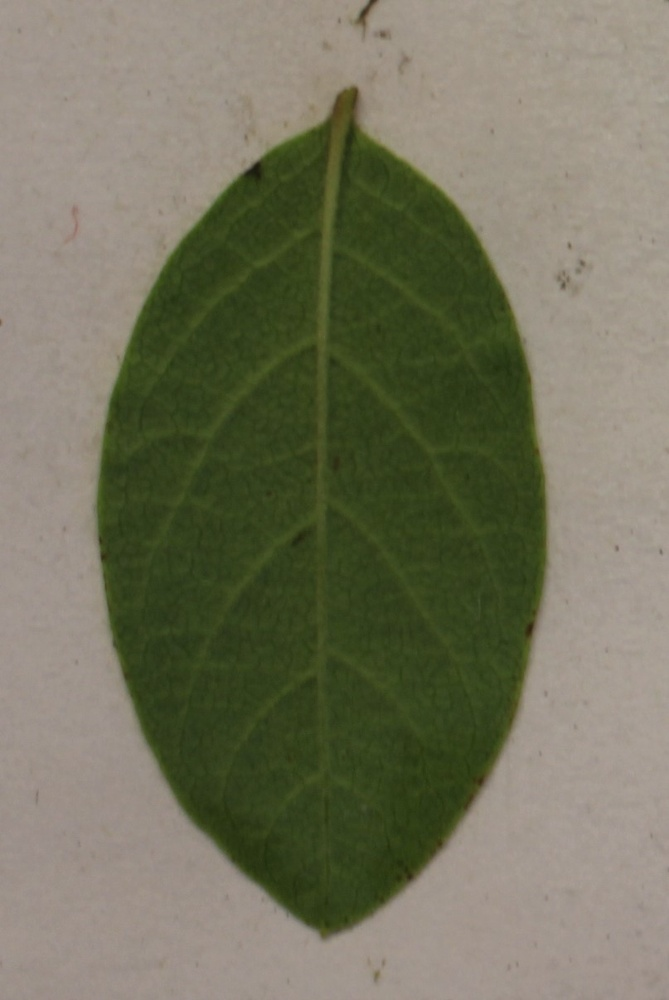
#> input picture in/IMG_0364.JPG, 669 x 1000 px, shrunk from 807 x 1207 before the run; its folder holds only this picture in this run
$ python threshold.py
#> lines starting #> are read from the running program, lines starting #| are printed output that depends on the picture; after the words box and inside, x2 and y2 are one past the last pixel; in counts of white or black regions, pixels touching at a corner belong together
import cv2
import numpy as np
import os
from matplotlib import pyplot as plt

# Function to process each image
def process_image(image_path, output_folder):
#> called with image_path = 'in/IMG_0364.JPG', output_folder = 'out'
    image = cv2.imread(image_path)
#> image is the input picture: shape (1000, 669, 3); mean B, G, R 93.1, 115.5, 116.2

    # Convert BGR to RGB
    image_rgb = cv2.cvtColor(image, cv2.COLOR_BGR2RGB)

    # Define color range
    lower_bound = np.array([50, 70, 30], dtype=np.uint8)
    upper_bound = np.array([150, 255, 150], dtype=np.uint8)

    # Create mask
    mask = cv2.inRange(image_rgb, lower_bound, upper_bound)
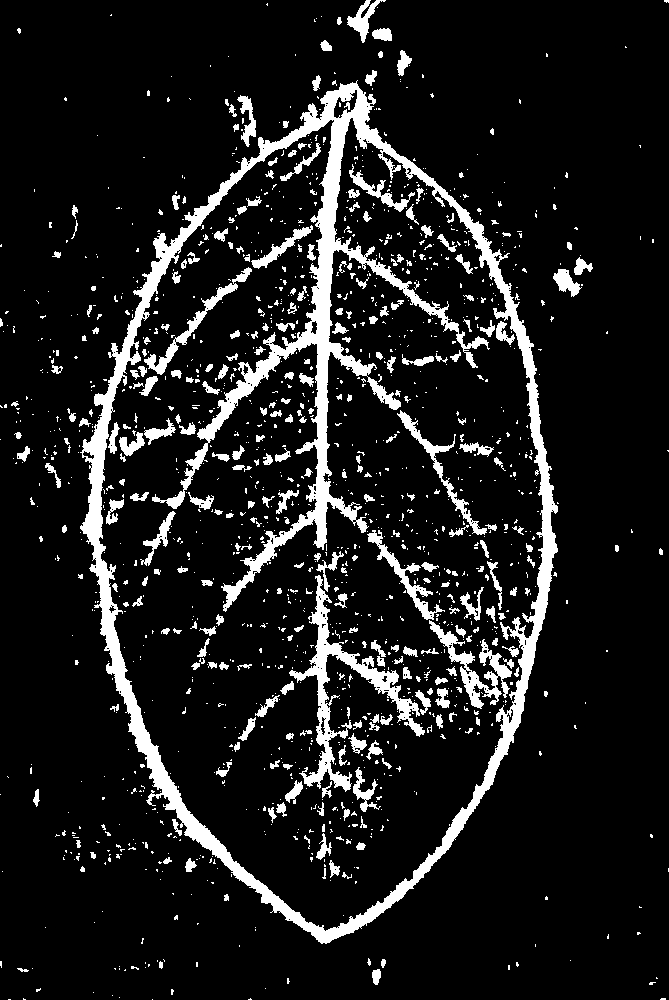
#> mask: shape (1000, 669); 11.1% white; 1471 white regions (1167 under 20 px), largest, box (x1, y1, x2, y2) and area: (80, 80, 558, 944) 38942, (289, 575, 425, 792) 4547, (429, 620, 512, 709) 1860

    # Create an output
    output_image = np.zeros_like(image_rgb)
    output_image[mask != 0] = (255, 255, 255)

    # Convert to grayscale
    output_gray = cv2.cvtColor(output_image, cv2.COLOR_RGB2GRAY)

    # Convert grayscale image to binary
    _, binary = cv2.threshold(output_gray, 1, 255, cv2.THRESH_BINARY)

    # Define output filename
    filename = os.path.splitext(os.path.basename(image_path))[0]
    output_filename = f"{filename}_green_yellow.png"
    output_path = os.path.join(output_folder, output_filename)

    # Save processed image
    cv2.imwrite(output_path, binary)
    print(f"Processed: {image_path} -> {output_path}")

# Function to process all images in folder
def process_images_in_folder(input_folder, output_folder):
    os.makedirs(output_folder, exist_ok=True)

    # Loop through images in the input folder
    for filename in os.listdir(input_folder):
        if filename.lower().endswith((".jpg", ".jpeg", ".png")):
            image_path = os.path.join(input_folder, filename)
            process_image(image_path, output_folder)

# Set input and output folders
input_folder = "in"
output_folder = "out"

# Run the processing
process_images_in_folder(input_folder, output_folder)

$ run again, on in/IMG_0365.JPG
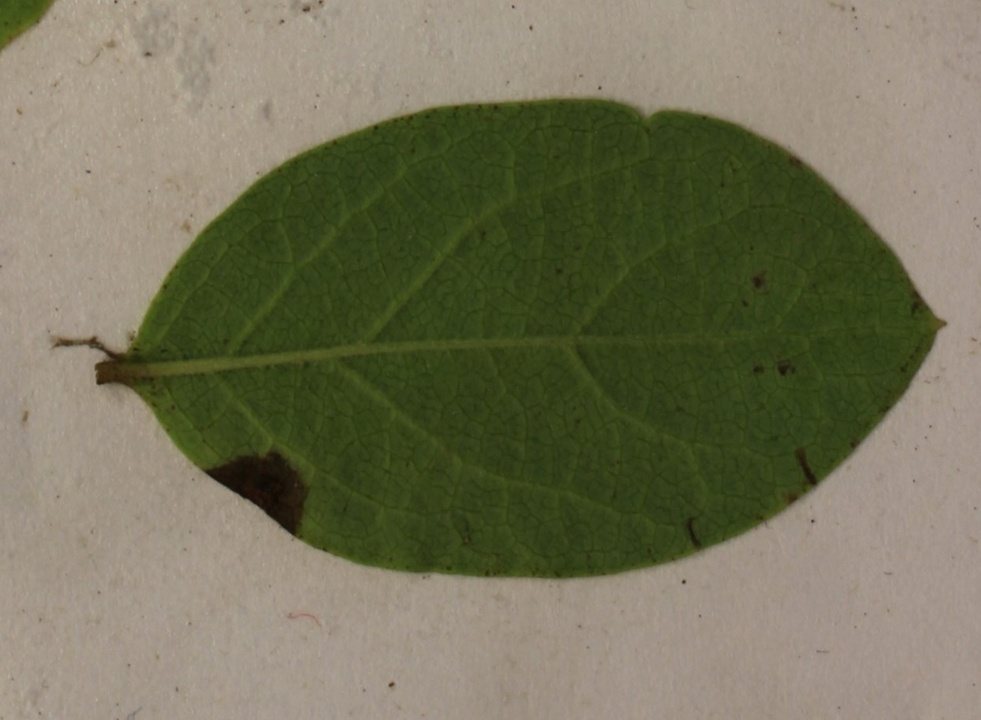
#> input picture in/IMG_0365.JPG, 981 x 720 px, shrunk from 1244 x 913 before the run
#> in process_image, image is the input picture: shape (720, 981, 3); mean B, G, R 89.1, 114.7, 116.9
#> in process_image, `mask = cv2.inRange(image_rgb, lower_bound, upper_bound)`:
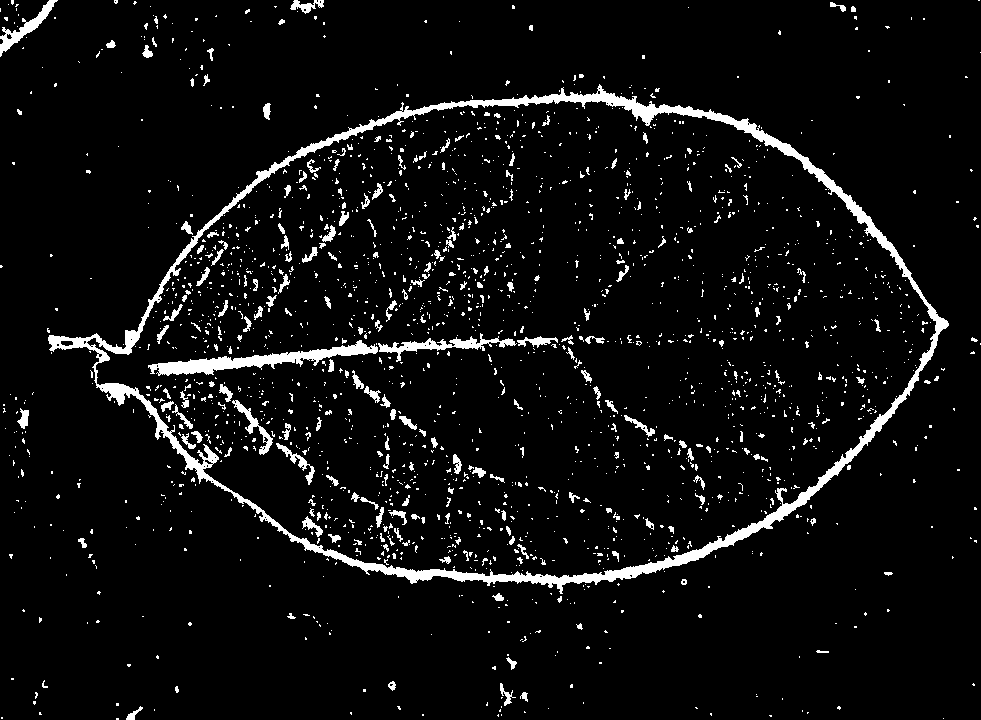
#> mask: shape (720, 981); 5.7% white; 2116 white regions (1883 under 20 px), largest, box (x1, y1, x2, y2) and area: (48, 84, 949, 594) 16564, (148, 340, 378, 376) 2438, (378, 333, 517, 362) 1019

$ run again, on in/IMG_0367.JPG
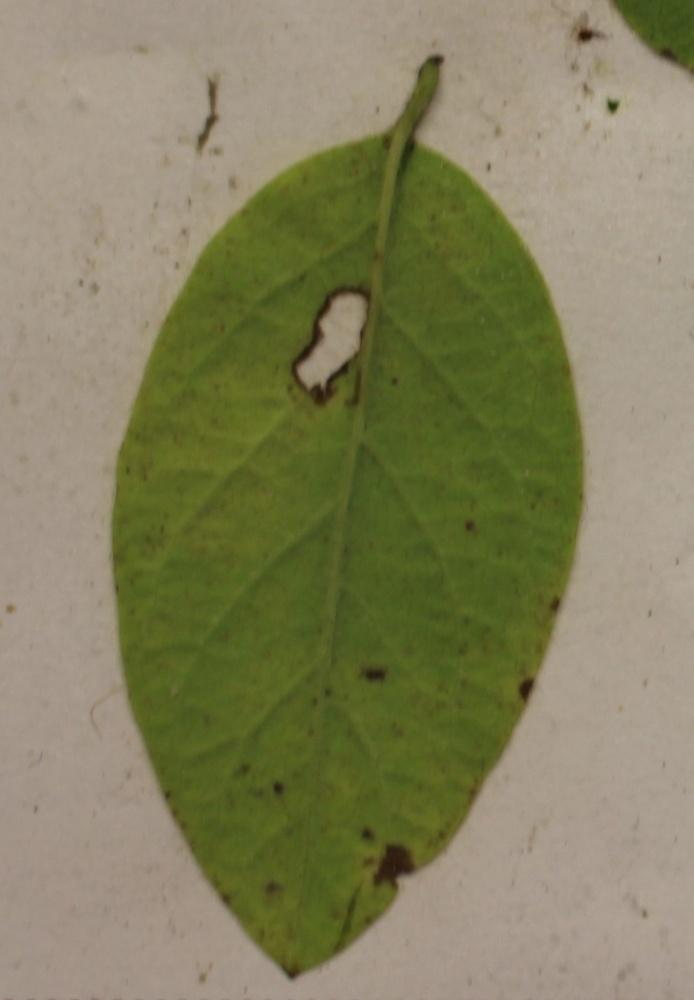
#> input picture in/IMG_0367.JPG, 694 x 1000 px, shrunk from 956 x 1377 before the run
#> in process_image, image is the input picture: shape (1000, 694, 3); mean B, G, R 93.2, 128.5, 131.4
#> in process_image, `mask = cv2.inRange(image_rgb, lower_bound, upper_bound)`:
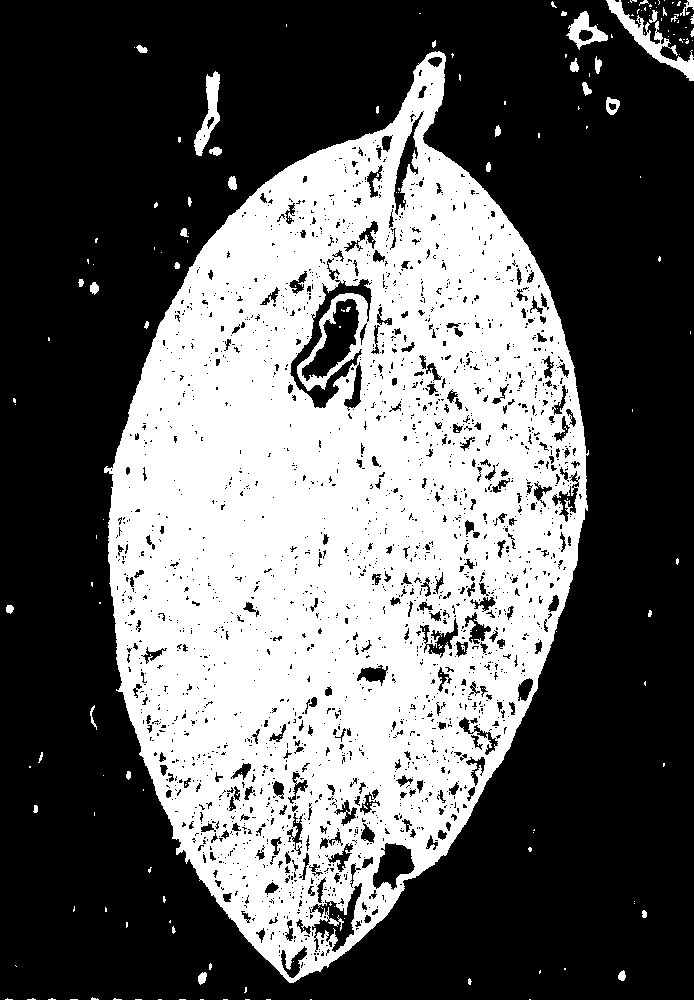
#> mask: shape (1000, 694); 38.7% white; 201 white regions (163 under 20 px), largest, box (x1, y1, x2, y2) and area: (104, 51, 589, 983) 263165, (606, 0, 694, 81) 1509, (194, 71, 220, 156) 920

$ run again, on in/IMG_0369.JPG
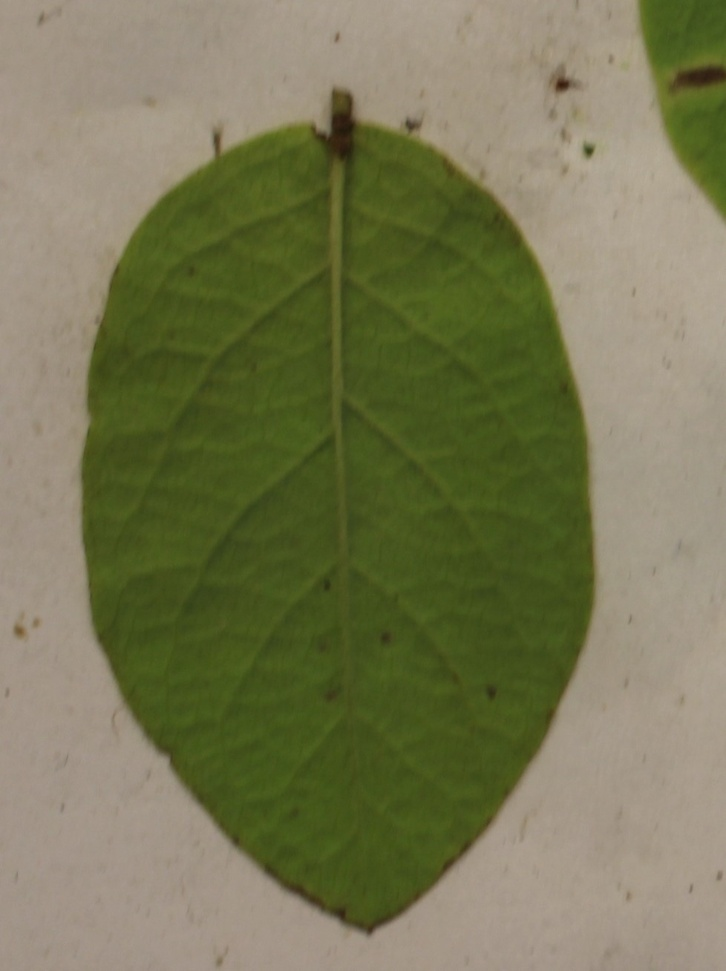
#> input picture in/IMG_0369.JPG, 726 x 971 px, shrunk from 978 x 1308 before the run
#> in process_image, image is the input picture: shape (971, 726, 3); mean B, G, R 84.2, 119.7, 119.8
#> in process_image, `mask = cv2.inRange(image_rgb, lower_bound, upper_bound)`:
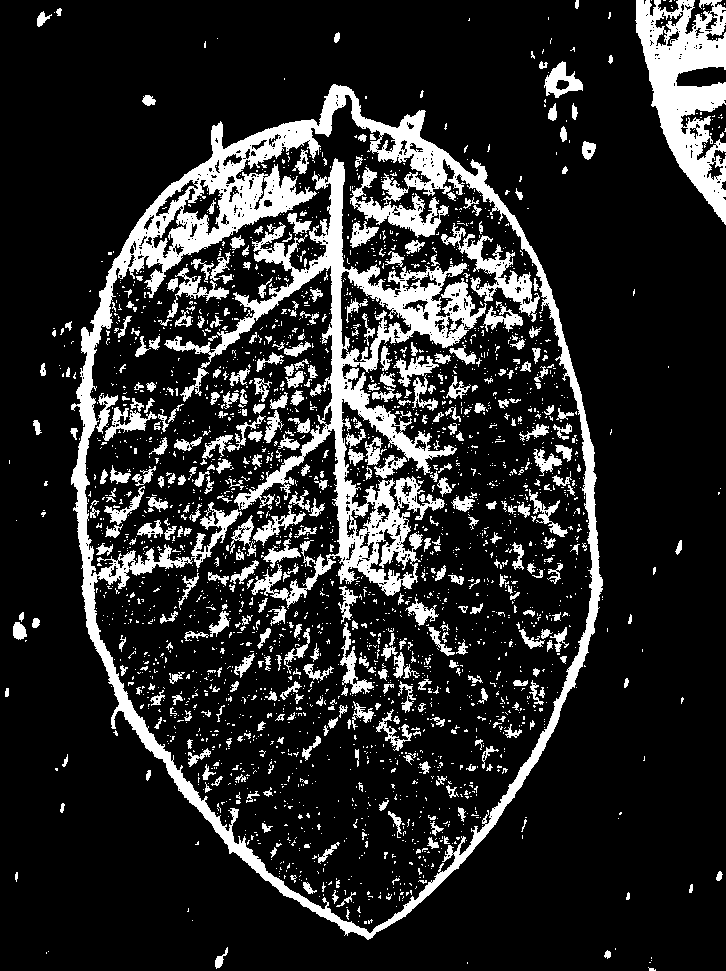
#> mask: shape (971, 726); 16.7% white; 2694 white regions (2266 under 20 px), largest, box (x1, y1, x2, y2) and area: (71, 84, 603, 940) 34944, (164, 158, 487, 609) 24358, (635, 0, 726, 225) 10255
